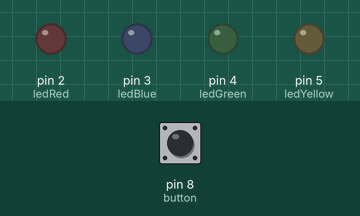
This sketch was run on a simulated Arduino Uno, built with avr-gcc and run on an emulated ATmega328P. Parts: output pins drawn as LEDs (lit = HIGH). The test bench sets the inputs (shaded band); at power-on: pin 8 (button) LOW.

Above: at 1.2 s.
1.3 s: pin 8 (button) pulled HIGH for 0.15 s
At 1.37 s:
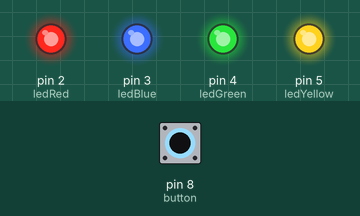
2.9 s: pin 8 (button) pulled HIGH for 3.2 s
At 6.6 s:
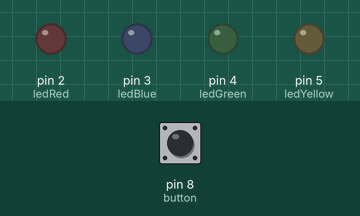
Timing chart, 0 to 8.1 s (numbered marks = the images above; inputs shaded):
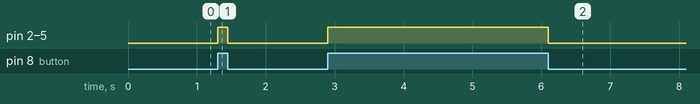

The sketch:

button_light.ino
```cpp
int button = 8;
const int ledRed = 2;  //sadece okunabilir bir değişken olur daha sonra değiştirilemez.
int ledBlue = 3;
int ledGreen = 4;
int ledYellow = 5;

void setup() {
  // put your setup code here, to run once:
  pinMode(button, INPUT);
  pinMode(ledRed, OUTPUT);
  pinMode(ledBlue, OUTPUT);
  pinMode(ledGreen, OUTPUT);
  pinMode(ledYellow, OUTPUT);


  //Serial.begin(9600);
}

void loop() {
  int state = digitalRead(button);
  if (state == 1) {
    digitalWrite(ledRed, HIGH);
    digitalWrite(ledBlue, HIGH);
    digitalWrite(ledGreen, HIGH);
    digitalWrite(ledYellow, HIGH);
  }

  else {
    digitalWrite(ledRed, LOW);
    digitalWrite(ledBlue, LOW);
    digitalWrite(ledGreen, LOW);
    digitalWrite(ledYellow, LOW);
  }
  // put your main code here, to run repeatedly:
}
```

Measured:
- after the input at 1.3 s, pin 2 (ledRed), pin 3 (ledBlue), pin 4 (ledGreen), pin 5 (ledYellow): LOW → HIGH at once, → LOW 0.15 s later
- after the input at 2.9 s, pin 2 (ledRed), pin 3 (ledBlue), pin 4 (ledGreen), pin 5 (ledYellow): LOW → HIGH at once, → LOW 3.2 s later
